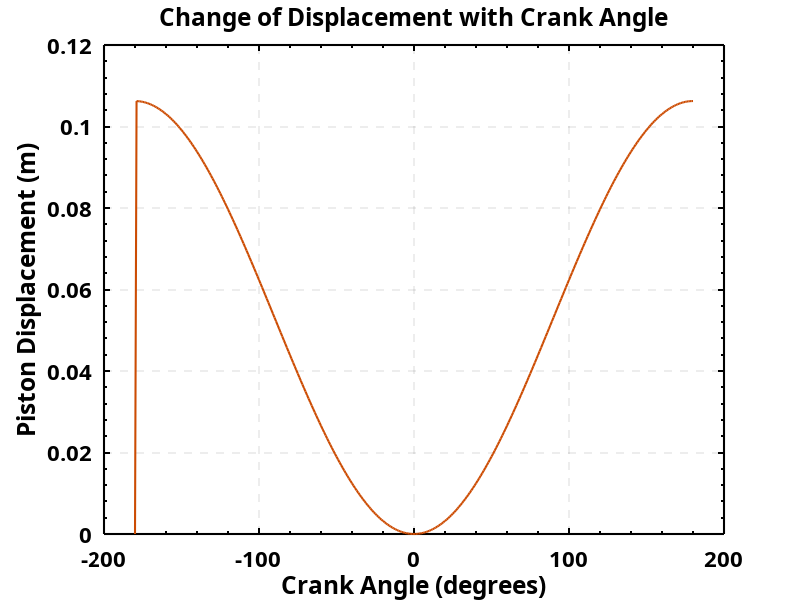
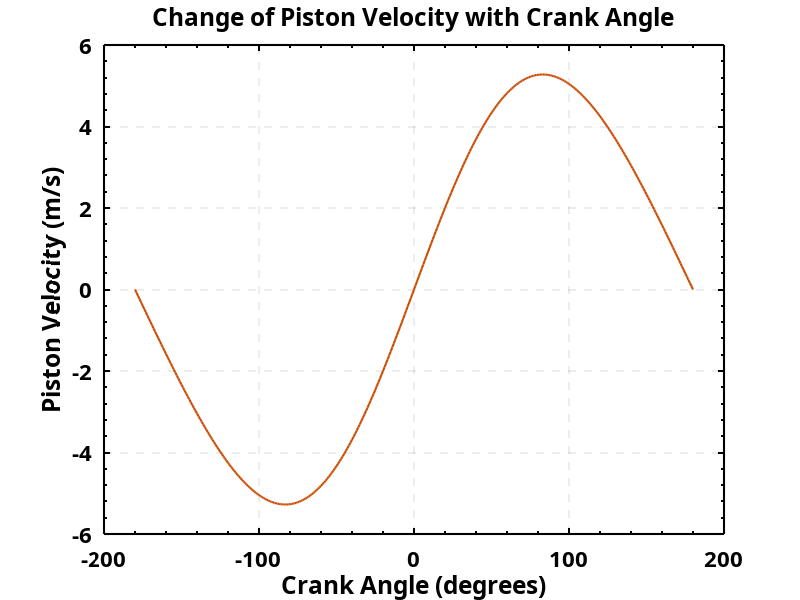
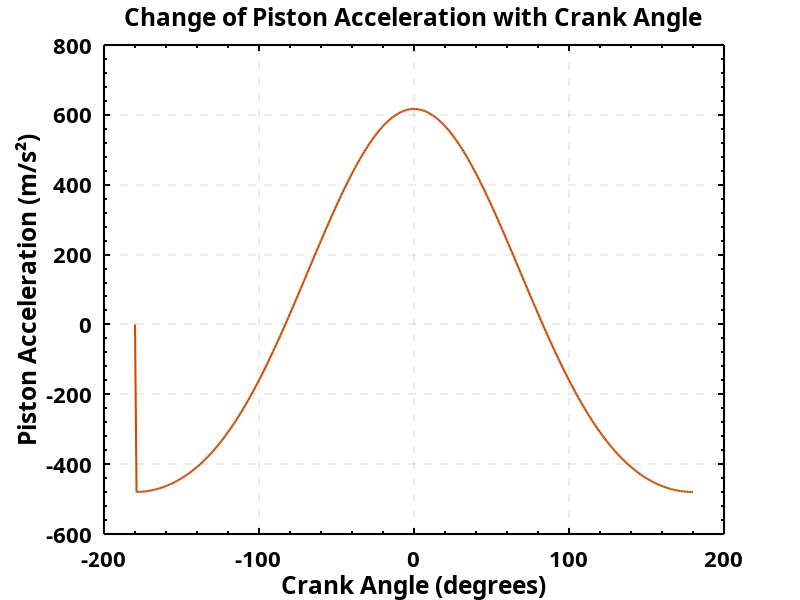
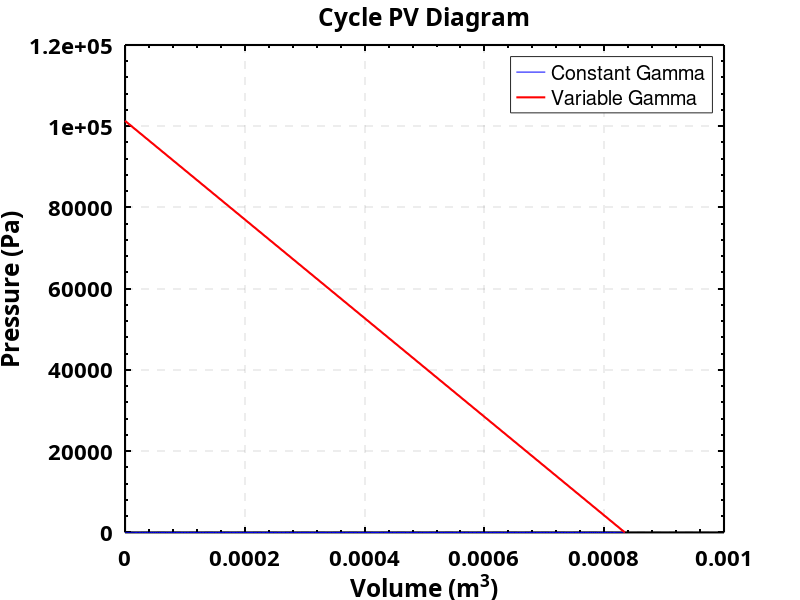

These charts were generated, in order, by the following MATLAB code:
% Engine Combustion Cycle Simulation with Constant and Variable Heat Capacity Ratios
% Author: [Mohith Sai Gorla]
% Description:
% This script simulates the combustion cycle of an internal combustion engine.
% It calculates piston displacement, velocity, acceleration, volume, temperature,
% and pressure for both constant and variable heat capacity ratios (gamma).
% The script also plots various parameters to visualize the engine cycle.
% This is for test
% Clear workspace and command window
clear; clc;

%% --- Initialization of Parameters ---

% Geometric and engine parameters
s = 0.1;            % Stroke length in meters
r = s / 2;          % Crank radius in meters
l = 4 * s;          % Connecting rod length in meters
d = s;              % Cylinder diameter in meters
rc = 9;             % Compression ratio
n = 1000;           % Engine speed in RPM

% Thermodynamic properties
tmax = 3000;        % Peak temperature in Kelvin
cv = 0.71;          % Molar specific heat at constant volume (constant gamma case)
gamma = 1.4;        % Heat capacity ratio (constant gamma case)
R = 0.287;          % Gas constant for air in kJ/kg·K

% Inlet conditions
p = 101325;         % Inlet pressure in Pascals
t = 25;             % Inlet temperature in Celsius
t = t + 273;        % Convert inlet temperature to Kelvin

% Crank angle setup
theta_deg = -180:1:180;          % Crank angle from -180 to 180 degrees
theta = pi / 180 * theta_deg;    % Convert crank angle to radians

% Engine speed in radians per second
w = 2 * pi * n / 60;

%% --- Preallocate Arrays for Efficiency ---

% Arrays for piston kinematics
y = zeros(1, 361);        % Piston displacement
ys = zeros(1, 361);       % Piston velocity
ya = zeros(1, 361);       % Piston acceleration

% Arrays for thermodynamic state variables (constant gamma)
vs = zeros(1, 362);       % Swept volume
ts = zeros(1, 362);       % Instantaneous temperature
ps = zeros(1, 362);       % Instantaneous pressure
wcom = zeros(1, 361);     % Compression work
wexp = zeros(1, 361);     % Expansion work

% Arrays for thermodynamic state variables (variable gamma)
gammac = zeros(1, 362);   % Gamma as a function of temperature
cvc = zeros(1, 362);      % Specific heat at constant volume (variable gamma)
tsc = zeros(1, 362);      % Instantaneous temperature (variable gamma)
psc = zeros(1, 362);      % Instantaneous pressure (variable gamma)
g = zeros(1, 20);         % Iterative array for variable gamma computation
error = zeros(1, 361);    % Error in gamma iteration

%% --- Calculated Constants and Initial Conditions ---

% Calculate maximum swept volume and clearance volume
vmax = pi / 4 * d^2 * y(1);          % Maximum swept volume (initial displacement)
vc = vmax / (rc - 1);                % Clearance volume based on compression ratio

% Initialize swept volume and thermodynamic properties at start
vs(1) = vmax + vc;                    % Total initial volume
ts(1) = t;                            % Initial temperature
ps(1) = p;                            % Initial pressure
tsc(1) = t;                           % Initial temperature (variable gamma)
psc(1) = p;                           % Initial pressure (variable gamma)
gammac(1) = gamma;                    % Initial gamma (constant case)
cvc(1) = cv;                          % Initial cv (constant case)

% Set final swept volume and thermodynamic properties (for cycle closure)
vs(362) = vmax + vc;
ts(362) = t;
psc(362) = p;
tsc(362) = t;
psc(362) = p;

%% --- Simulation Loop Over Crank Angles ---

for i = 2:361
    if i < 181
        % **Compression Stroke and Part of Expansion Stroke**
        
        % Calculate piston displacement using kinematic equations
        y(i) = l * ((r / l)^2 * sin(theta(i) / 2)^2) + r * (1 - cos(theta(i)));
        
        % Calculate piston velocity
        ys(i) = r * w * (sin(theta(i)) + (r / l) * sin(2 * theta(i)) / 2);
        
        % Calculate piston acceleration
        ya(i) = r * w^2 * (cos(theta(i)) + (r / l) * cos(2 * theta(i)));
        
        % Calculate instantaneous swept volume
        vs(i) = vc + (pi / 4) * d^2 * y(i);
        
        %% --- Thermodynamics with Constant Gamma ---
        % Apply adiabatic compression/expansion formula: P * V^gamma = constant
        ps(i) = (vs(i-1) / vs(i))^gamma * ps(i-1);
        
        % Temperature relation: T * V^(gamma-1) = constant
        ts(i) = (vs(i-1) / vs(i))^(gamma - 1) * ts(i-1);
        
        %% --- Thermodynamics with Variable Gamma ---
        % Initialize gamma with previous value
        g(1) = gammac(i-1);
        
        % Iterative computation to update gamma based on temperature
        for j = 2:20
            % Update temperature based on current gamma estimate
            t2 = (vs(i-1) / vs(i))^(g(j-1) - 1) * tsc(i-1);
            
            % Update specific heat at constant volume
            cv2 = (0.71 * (t2 - tsc(i-1)) + 19e-5 / 2 * (t2^2 - tsc(i-1)^2)) / (t2 - tsc(i-1));
            
            % Update gamma based on new cv
            g(j) = (cv2 + R) / cv2;
            
            % Calculate relative error between iterations
            error(i) = abs((g(j-1) - g(j))) / g(j);
            
            % Check for convergence (optional: can implement break if error < tolerance)
        end
        
        % Assign converged gamma and updated thermodynamic properties
        gammac(i) = g(20);
        cvc(i) = cv2;
        tsc(i) = t2;
        psc(i) = (vs(i-1) / vs(i))^gammac(i) * psc(i-1);
        
    elseif i == 181
        % **Top Dead Center (Peak Compression)**
        
        % Calculate piston displacement
        y(i) = l * ((r / l)^2 * sin(theta(i) / 2)^2) + r * (1 - cos(theta(i)));
        
        % Calculate piston velocity
        ys(i) = r * w * (sin(theta(i)) + (r / l) * sin(2 * theta(i)) / 2);
        
        % Calculate piston acceleration
        ya(i) = r * w^2 * (cos(theta(i)) + (r / l) * cos(2 * theta(i)));
        
        % At Top Dead Center, volume is minimum (clearance volume)
        vs(i) = vc;
        
        %% --- Thermodynamics at Top Dead Center ---
        % For constant gamma, set temperature to peak value
        ts(i) = tmax;
        ps(i) = (ts(i) / ts(i-1)) * ps(i-1);
        
        %% --- Thermodynamics with Variable Gamma ---
        % Set temperature to peak value
        tsc(i) = tmax;
        
        % Update pressure based on temperature
        psc(i) = (tsc(i) / tsc(i-1)) * psc(i-1);
        
        % Update specific heat at constant volume with temperature dependence
        cvc(i) = 0.71 + 19e-5 / 2 * (tsc(i) - tsc(i-1));
        
        % Update gamma based on new cv
        gammac(i) = (cvc(i) + R) / cvc(i);
        
    else
        % **Expansion Stroke**
        
        % Calculate piston displacement
        y(i) = l * ((r / l)^2 * sin(theta(i) / 2)^2) + r * (1 - cos(theta(i)));
        
        % Calculate piston velocity
        ys(i) = r * w * (sin(theta(i)) + (r / l) * sin(2 * theta(i)) / 2);
        
        % Calculate piston acceleration
        ya(i) = r * w^2 * (cos(theta(i)) + (r / l) * cos(2 * theta(i)));
        
        % Calculate instantaneous swept volume
        vs(i) = vc + (pi / 4) * d^2 * y(i);
        
        %% --- Thermodynamics with Constant Gamma ---
        % Apply adiabatic compression/expansion formula: P * V^gamma = constant
        ps(i) = (vs(i-1) / vs(i))^gamma * ps(i-1);
        
        % Temperature relation: T * V^(gamma-1) = constant
        ts(i) = (vs(i-1) / vs(i))^(gamma - 1) * ts(i-1);
        
        %% --- Thermodynamics with Variable Gamma ---
        % Initialize gamma with previous value
        g(1) = gammac(i-1);
        
        % Iterative computation to update gamma based on temperature
        for j = 2:20
            % Update temperature based on current gamma estimate
            t2 = (vs(i-1) / vs(i))^(g(j-1) - 1) * tsc(i-1);
            
            % Update specific heat at constant volume
            cv2 = (0.71 * (t2 - tsc(i-1)) + 19e-5 / 2 * (t2^2 - tsc(i-1)^2)) / (t2 - tsc(i-1));
            
            % Update gamma based on new cv
            g(j) = (cv2 + R) / cv2;
            
            % Calculate relative error between iterations
            error(i) = abs((g(j-1) - g(j))) / g(j);
            
            % Check for convergence (optional: can implement break if error < tolerance)
        end
        
        % Assign converged gamma and updated thermodynamic properties
        gammac(i) = g(20);
        cvc(i) = cv2;
        tsc(i) = t2;
        psc(i) = (vs(i-1) / vs(i))^gammac(i) * psc(i-1);
        
    end
end

%% --- Calculate Thermodynamic Quantities for Cycle ---

% **Constant Gamma Case**
qrej = cv * (ts(361) - ts(362));          % Heat rejected during cycle
qadded = cv * (ts(181) - ts(180));        % Heat added during cycle
wcomt = cv * (ts(180) - ts(1));           % Total compression work
wexpt = cv * (ts(181) - ts(361));         % Total expansion work
wt = wexpt - wcomt;                       % Net cycle work
eta = wt / qadded;                        % Thermal efficiency

% **Variable Gamma Case**
% Final adjustments for cycle closure
gammac(362) = 1.4;
cvc(362) = 0.71 + 19e-5 / 2 * (tsc(361) + tsc(362));

% Calculate heat added and rejected with variable gamma
qaddedc = (0.71 + 19e-5 / 2 * (tsc(180) + tsc(181))) * (tsc(181) - tsc(180));
qrejc = cvc(362) * (tsc(361) - tsc(362));

% Calculate compression and expansion work with variable gamma
wcomtc = (0.71 + 19e-5 / 2 * (tsc(1) + tsc(180))) * (tsc(180) - tsc(1));
wexptc = (0.71 + 19e-5 / 2 * (tsc(180) + tsc(361))) * (tsc(181) - tsc(361));
wtc = wexptc - wcomtc;                    % Net cycle work (variable gamma)
etac = wtc / qaddedc;                     % Thermal efficiency (variable gamma)

%% --- Visualization: Plotting Results ---

% Plot Piston Displacement vs Crank Angle
figure;
plot(theta_deg, y, 'Color', [0.8 0.3 0.01], 'LineWidth', 1.5);
title('Change of Displacement with Crank Angle');
xlabel('Crank Angle (degrees)');
ylabel('Piston Displacement (m)');
set(gca, 'FontName', 'Century Gothic', 'FontSize', 16, 'FontWeight', 'bold', ...
    'GridAlpha', 0.07, 'GridLineStyle', '--', 'LineWidth', 1.5, ...
    'XColor', [0 0 0], 'XMinorTick', 'on', 'YColor', [0 0 0], 'YMinorTick', 'on');
grid on;

% Plot Piston Velocity vs Crank Angle
figure;
plot(theta_deg, ys, 'Color', [0.8 0.3 0.01], 'LineWidth', 1.5);
title('Change of Piston Velocity with Crank Angle');
xlabel('Crank Angle (degrees)');
ylabel('Piston Velocity (m/s)');
set(gca, 'FontName', 'Century Gothic', 'FontSize', 16, 'FontWeight', 'bold', ...
    'GridAlpha', 0.07, 'GridLineStyle', '--', 'LineWidth', 1.5, ...
    'XColor', [0 0 0], 'XMinorTick', 'on', 'YColor', [0 0 0], 'YMinorTick', 'on');
grid on;

% Plot Piston Acceleration vs Crank Angle
figure;
plot(theta_deg, ya, 'Color', [0.8 0.3 0.01], 'LineWidth', 1.5);
title('Change of Piston Acceleration with Crank Angle');
xlabel('Crank Angle (degrees)');
ylabel('Piston Acceleration (m/s²)');
set(gca, 'FontName', 'Century Gothic', 'FontSize', 16, 'FontWeight', 'bold', ...
    'GridAlpha', 0.07, 'GridLineStyle', '--', 'LineWidth', 1.5, ...
    'XColor', [0 0 0], 'XMinorTick', 'on', 'YColor', [0 0 0], 'YMinorTick', 'on');
grid on;

% Plot PV Diagram for Constant and Variable Gamma
figure;
plot(vs, ps, 'b', vs, psc, 'r', 'LineWidth', 1.5);
legend('Constant Gamma', 'Variable Gamma', 'Location', 'Best');
xlabel('Volume (m^3)');
ylabel('Pressure (Pa)');
title('Cycle PV Diagram');
set(gca, 'FontName', 'Century Gothic', 'FontSize', 16, 'FontWeight', 'bold', ...
    'GridAlpha', 0.07, 'GridLineStyle', '--', 'LineWidth', 1.5, ...
    'XColor', [0 0 0], 'XMinorTick', 'on', 'YColor', [0 0 0], 'YMinorTick', 'on');
grid on;

% Plot Pressure vs Crank Angle for Constant and Variable Gamma
figure;
plot(theta_deg, ps(1:361), 'b', theta_deg, psc(1:361), 'r', 'LineWidth', 1.5);
legend('Constant Gamma', 'Variable Gamma', 'Location', 'Best');
xlabel('Crank Angle (degrees)');
ylabel('Pressure (Pa)');
title('Change of Pressure with Crank Angle');
set(gca, 'FontName', 'Century Gothic', 'FontSize', 16, 'FontWeight', 'bold', ...
    'GridAlpha', 0.07, 'GridLineStyle', '--', 'LineWidth', 1.5, ...
    'XColor', [0 0 0], 'XMinorTick', 'on', 'YColor', [0 0 0], 'YMinorTick', 'on');
grid on;

% Plot Gamma vs Temperature During Cycle
figure;
plot(gammac(1:180), tsc(1:180), 'c', ...
     gammac(180:181), tsc(180:181), 'r', ...
     gammac(181:361), tsc(181:361), 'b', 'LineWidth', 1.5);
legend('Compression', 'Combustion', 'Expansion', 'Location', 'Best');
xlabel('Gamma');
ylabel('Temperature (K)');
title('Change of Gamma with Temperature');
set(gca, 'FontName', 'Century Gothic', 'FontSize', 16, 'FontWeight', 'bold', ...
    'GridAlpha', 0.07, 'GridLineStyle', '--', 'LineWidth', 1.5, ...
    'XColor', [0 0 0], 'XMinorTick', 'on', 'YColor', [0 0 0], 'YMinorTick', 'on');
grid on;
